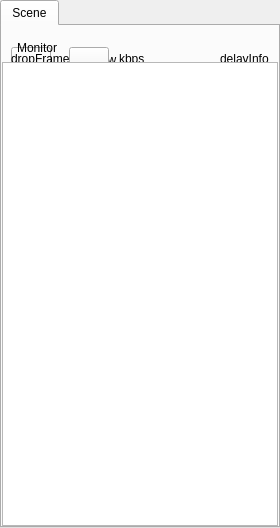
    <widget class="QTabWidget" name="RightSceneTabWid">
     <property name="sizePolicy">
      <sizepolicy hsizetype="Preferred" vsizetype="Preferred">
       <horstretch>0</horstretch>
       <verstretch>0</verstretch>
      </sizepolicy>
     </property>
     <property name="minimumSize">
      <size>
       <width>280</width>
       <height>528</height>
      </size>
     </property>
     <property name="maximumSize">
      <size>
       <width>280</width>
       <height>868</height>
      </size>
     </property>
     <property name="currentIndex">
      <number>0</number>
     </property>
     <widget class="QWidget" name="SceneOneTab">
      <attribute name="title">
       <string>Scene</string>
      </attribute>
      <layout class="QVBoxLayout" name="verticalLayout">
       <property name="spacing">
        <number>0</number>
       </property>
       <property name="leftMargin">
        <number>0</number>
       </property>
       <property name="topMargin">
        <number>0</number>
       </property>
       <property name="rightMargin">
        <number>0</number>
       </property>
       <property name="bottomMargin">
        <number>0</number>
       </property>
       <item>
        <widget class="RightListToolbar" name="SceneOneToolBar" native="true">
         <property name="minimumSize">
          <size>
           <width>0</width>
           <height>36</height>
          </size>
         </property>
         <property name="maximumSize">
          <size>
           <width>16777215</width>
           <height>36</height>
          </size>
         </property>
         <layout class="QHBoxLayout" name="horizontalLayout_4">
          <item>
           <layout class="QGridLayout" name="gridLayout_2">
            <item row="1" column="2">
             <widget class="QLabel" name="KBPSLab">
              <property name="minimumSize">
               <size>
                <width>0</width>
                <height>25</height>
               </size>
              </property>
              <property name="maximumSize">
               <size>
                <width>16777215</width>
                <height>25</height>
               </size>
              </property>
              <property name="text">
               <string>kbps</string>
              </property>
              <property name="alignment">
               <set>Qt::AlignBottom|Qt::AlignLeading|Qt::AlignLeft</set>
              </property>
             </widget>
            </item>
            <item row="3" column="1" colspan="3">
             <widget class="QLabel" name="SrcWinLab">
              <property name="sizePolicy">
               <sizepolicy hsizetype="Fixed" vsizetype="Fixed">
                <horstretch>0</horstretch>
                <verstretch>0</verstretch>
               </sizepolicy>
              </property>
              <property name="minimumSize">
               <size>
                <width>52</width>
                <height>26</height>
               </size>
              </property>
              <property name="maximumSize">
               <size>
                <width>52</width>
                <height>26</height>
               </size>
              </property>
              <property name="text">
               <string>Window</string>
              </property>
              <property name="alignment">
               <set>Qt::AlignHCenter|Qt::AlignTop</set>
              </property>
             </widget>
            </item>
            <item row="2" column="1" colspan="3">
             <widget class="QPushButton" name="SrcWinBtn">
              <property name="sizePolicy">
               <sizepolicy hsizetype="Fixed" vsizetype="Fixed">
                <horstretch>0</horstretch>
                <verstretch>0</verstretch>
               </sizepolicy>
              </property>
              <property name="minimumSize">
               <size>
                <width>40</width>
                <height>40</height>
               </size>
              </property>
              <property name="maximumSize">
               <size>
                <width>40</width>
                <height>40</height>
               </size>
              </property>
              <property name="text">
               <string/>
              </property>
             </widget>
            </item>
            <item row="2" column="0">
             <widget class="QPushButton" name="SrcMonitorBtn">
              <property name="sizePolicy">
               <sizepolicy hsizetype="Fixed" vsizetype="Fixed">
                <horstretch>0</horstretch>
                <verstretch>0</verstretch>
               </sizepolicy>
              </property>
              <property name="minimumSize">
               <size>
                <width>40</width>
                <height>40</height>
               </size>
              </property>
              <property name="maximumSize">
               <size>
                <width>40</width>
                <height>40</height>
               </size>
              </property>
              <property name="text">
               <string/>
              </property>
             </widget>
            </item>
            <item row="1" column="4">
             <widget class="QLabel" name="DelayInfoLab">
              <property name="minimumSize">
               <size>
                <width>0</width>
                <height>25</height>
               </size>
              </property>
              <property name="maximumSize">
               <size>
                <width>16777215</width>
                <height>25</height>
               </size>
              </property>
              <property name="text">
               <string>delayInfo</string>
              </property>
              <property name="alignment">
               <set>Qt::AlignBottom|Qt::AlignLeading|Qt::AlignLeft</set>
              </property>
             </widget>
            </item>
            <item row="1" column="0" colspan="2">
             <widget class="QLabel" name="DropFramesLab">
              <property name="minimumSize">
               <size>
                <width>0</width>
                <height>25</height>
               </size>
              </property>
              <property name="maximumSize">
               <size>
                <width>16777215</width>
                <height>25</height>
               </size>
              </property>
              <property name="text">
               <string>dropFrame</string>
              </property>
              <property name="alignment">
               <set>Qt::AlignBottom|Qt::AlignLeading|Qt::AlignLeft</set>
              </property>
             </widget>
            </item>
            <item row="0" column="0">
             <widget class="QLabel" name="SrcMonitorLab">
              <property name="sizePolicy">
               <sizepolicy hsizetype="Fixed" vsizetype="Fixed">
                <horstretch>0</horstretch>
                <verstretch>0</verstretch>
               </sizepolicy>
              </property>
              <property name="minimumSize">
               <size>
                <width>52</width>
                <height>26</height>
               </size>
              </property>
              <property name="maximumSize">
               <size>
                <width>52</width>
                <height>26</height>
               </size>
              </property>
              <property name="text">
               <string>Monitor</string>
              </property>
              <property name="alignment">
               <set>Qt::AlignCenter</set>
              </property>
             </widget>
            </item>
           </layout>
          </item>
         </layout>
        </widget>
       </item>
       <item>
        <widget class="QListWidget" name="SceneOneListWid"/>
       </item>
      </layout>
     </widget>
    </widget>
